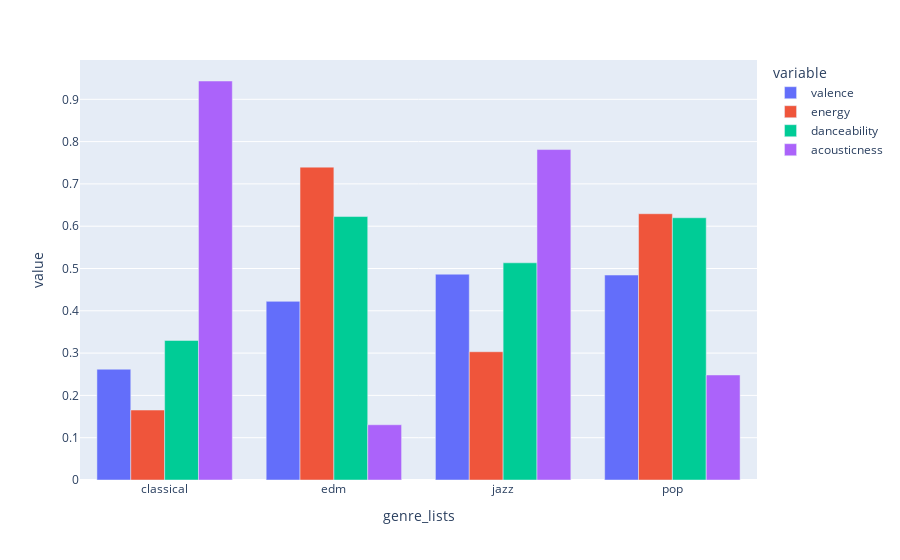

Write notebook code for a chart like this one.
### Markdown cell above
We study how song characteristics varies on each musical genres.

### Code cell
single_genre_df = song_df.explode('genre_lists')

observed_genres = ['pop', 'classical', 'edm', 'jazz'] 

#select rows that contain the observed genres above  
observed_df = single_genre_df[single_genre_df['genre_lists'].isin(observed_genres)]
observed_df_mean = observed_df.groupby('genre_lists', as_index=False)['valence', 'energy', 'danceability', 'acousticness'].mean()

fig = px.bar(observed_df_mean, x='genre_lists', y=['valence', 'energy', 'danceability', 'acousticness'], barmode='group')
fig.show()

### Figure 1 — Plotly figure (JSON) as saved in the notebook; plotly's stock layout.template omitted (floating-point values rounded to 4 significant figures)
{"data": [{"alignmentgroup": "True", "hovertemplate": "variable=valence<br>genre_lists=%{x}<br>value=%{y}<extra></extra>", "legendgroup": "valence", "marker": {"color": "#636efa", "pattern": {"shape": ""}}, "name": "valence", "offsetgroup": "valence", "orientation": "v", "showlegend": true, "textposition": "auto", "type": "bar", "x": ["classical", "edm", "jazz", "pop"], "xaxis": "x", "y": [0.2619, 0.4223, 0.4865, 0.4845], "yaxis": "y"}, {"alignmentgroup": "True", "hovertemplate": "variable=energy<br>genre_lists=%{x}<br>value=%{y}<extra></extra>", "legendgroup": "energy", "marker": {"color": "#EF553B", "pattern": {"shape": ""}}, "name": "energy", "offsetgroup": "energy", "orientation": "v", "showlegend": true, "textposition": "auto", "type": "bar", "x": ["classical", "edm", "jazz", "pop"], "xaxis": "x", "y": [0.1654, 0.7396, 0.3032, 0.6295], "yaxis": "y"}, {"alignmentgroup": "True", "hovertemplate": "variable=danceability<br>genre_lists=%{x}<br>value=%{y}<extra></extra>", "legendgroup": "danceability", "marker": {"color": "#00cc96", "pattern": {"shape": ""}}, "name": "danceability", "offsetgroup": "danceability", "orientation": "v", "showlegend": true, "textposition": "auto", "type": "bar", "x": ["classical", "edm", "jazz", "pop"], "xaxis": "x", "y": [0.3299, 0.6228, 0.5135, 0.62], "yaxis": "y"}, {"alignmentgroup": "True", "hovertemplate": "variable=acousticness<br>genre_lists=%{x}<br>value=%{y}<extra></extra>", "legendgroup": "acousticness", "marker": {"color": "#ab63fa", "pattern": {"shape": ""}}, "name": "acousticness", "offsetgroup": "acousticness", "orientation": "v", "showlegend": true, "textposition": "auto", "type": "bar", "x": ["classical", "edm", "jazz", "pop"], "xaxis": "x", "y": [0.9433, 0.1306, 0.7812, 0.2483], "yaxis": "y"}], "layout": {"barmode": "group", "legend": {"title": {"text": "variable"}, "tracegroupgap": 0}, "margin": {"t": 60}, "xaxis": {"anchor": "y", "domain": [0, 1], "title": {"text": "genre_lists"}}, "yaxis": {"anchor": "x", "domain": [0, 1], "title": {"text": "value"}}}}
